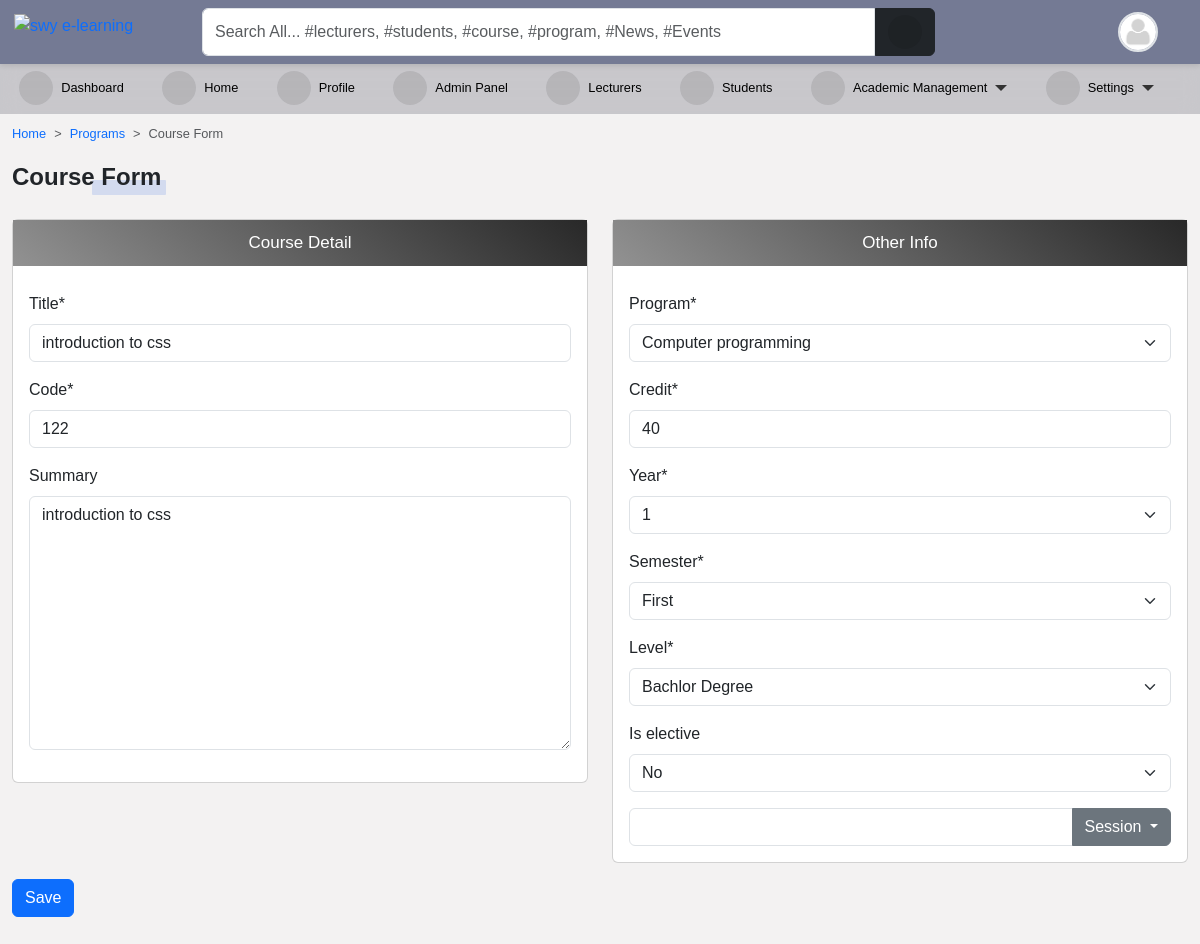
Screenshot of /programs/course/introduction-to-css/edit/ (signed in) with the database file from the repository.
### accounts/models.py (models this page shows, shortened)
class User(AbstractUser):
    is_student = models.BooleanField(default=False)
    is_lecturer = models.BooleanField(default=False)
    gender = models.CharField(max_length=1, choices=GENDERS, blank=True, null=True)
    phone = models.CharField(max_length=60, blank=True, null=True)
    address = models.CharField(max_length=60, blank=True, null=True)
    picture = models.ImageField(
        upload_to="profile_pictures/%y/%m/%d/", default="default.png", null=True
    )
    email = models.EmailField(blank=True, null=True)
    username_validator = ASCIIUsernameValidator()
    objects = CustomUserManager()
    class Meta:
        ordering = ("-date_joined",)
    @property
    def get_user_role(self):
        if self.is_superuser:
            role = "Admin"
        elif self.is_student:
            role = "Student"
        elif self.is_lecturer:
            role = "Lecturer"
        return role

### course/models.py (models this page shows, shortened)
class Course(models.Model):
    slug = models.SlugField(blank=True, unique=True)
    title = models.CharField(max_length=200, null=True)
    code = models.CharField(max_length=200, unique=True, null=True)
    credit = models.IntegerField(null=True, default=0)
    summary = models.TextField(max_length=200, blank=True, null=True)
    program = models.ForeignKey(Program, on_delete=models.CASCADE)
    level = models.CharField(max_length=25, choices=LEVEL, null=True)
    year = models.IntegerField(choices=YEARS, default=0)
    semester = models.CharField(choices=SEMESTER, max_length=200)
    is_elective = models.BooleanField(default=False, blank=True, null=True)
    objects = CourseManager()

### accounts/decorators.py (the view)
    def wrapper(request, *args, **kwargs):
        if test_func(request.user):
            return function(request, *args, **kwargs) if function else None
        else:
            return redirect(redirect_to)

### course/forms.py
class CourseAddForm(forms.ModelForm):
    class Meta:
        model = Course
        fields = "__all__"
    def __init__(self, *args, **kwargs):
        super().__init__(*args, **kwargs)
        self.fields["title"].widget.attrs.update({"class": "form-control"})
        self.fields["code"].widget.attrs.update({"class": "form-control"})
        self.fields["credit"].widget.attrs.update({"class": "form-control"})
        self.fields["summary"].widget.attrs.update({"class": "form-control"})
        self.fields["program"].widget.attrs.update({"class": "form-control"})
        self.fields["level"].widget.attrs.update({"class": "form-control"})
        self.fields["year"].widget.attrs.update({"class": "form-control"})
        self.fields["semester"].widget.attrs.update({"class": "form-control"})

### course/models.py (called while the page is built)
    def __str__(self):
        return self.title

### course/views.py (called while the page is built)
@login_required
@lecturer_required
def course_edit(request, slug):
    course = get_object_or_404(Course, slug=slug)
    if request.method == "POST":
        form = CourseAddForm(request.POST, instance=course)
        course_name = request.POST.get("title")
        course_code = request.POST.get("code")
        if form.is_valid():
            form.save()
            messages.success(
                request, (course_name + "(" + course_code + ")" + " has been updated.")
            )
            return redirect("program_detail", pk=request.POST.get("program"))
        else:
            messages.error(request, "Correct the error(s) below.")
    else:
        form = CourseAddForm(instance=course)
    return render(
        request,
        "course/course_add.html",
        {
            "title": "Edit Course",
            "form": form,
        },
    )

### templates/course/course_add.html (shortened to what this page needs)
{% extends 'base.html' %}
{% load crispy_forms_tags %}
{% load static %}
{% block content %}
<nav style="--bs-breadcrumb-divider: '>';" aria-label="breadcrumb">
    <ol class="breadcrumb">
        <li class="breadcrumb-item"><a href="/">Home</a></li>
        <li class="breadcrumb-item"><a href="{% url 'programs' %}">Programs</a></li>
        <li class="breadcrumb-item active" aria-current="page">Course Form</li>
    </ol>
</nav>
<div class="title-1">Course Form</div>
<br>
<br>
<form action="" method="POST">{% csrf_token %}
    <div class="row">
        <div class="col-md-6">
            <div class="card">
                <p class="form-title">Course Detail</p>
                <div class="p-3">
                    {{ form.title|as_crispy_field }}
                    {{ form.code|as_crispy_field }}
                    {{ form.summary|as_crispy_field }}
                </div>
            </div>
        </div>
        <div class="col-md-6">
            <div class="card">
                <p class="form-title">Other Info</p>
                <div class="p-3">
                    {{ form.program|as_crispy_field }}
                    {{ form.credit|as_crispy_field }}
                    {{ form.year|as_crispy_field }}
                    {{ form.semester|as_crispy_field }}
                    {{ form.level|as_crispy_field }}
                    {{ form.is_elective|as_crispy_field }}
                    <div class="input-group">
                        <input type="text" name="session" class="form-control" id="sessionInput" readonly>
                        <button class="btn btn-secondary dropdown-toggle" type="button" data-bs-toggle="dropdown" aria-expanded="false">
                            Session
                        </button>
                    </div>
                </div>
            </div>
        </div>
    </div>
    <input class="btn btn-primary mt-3" type="submit" value="Save">
</form>
{% endblock content %}

### templates/navbar.html (shortened to what this page needs)
{% load static %}
<div id="top-navbar" class="py-2 top-navbar">
	<div class="container">
		<a href="/" class="head-logo">
			<img src="{% static 'img/swy e-learning.jpg' %}" width="40px" alt="swy e-learning">
		</a>
		<div class="nav-wrapper">
			<form class="form-header" action="{% url 'query' %}" method="GET">
				<input id="primary-search" class="form-control rounded-end-0" type="text" name="q" value="{{ request.GET.q }}"
					placeholder="Search All... #lecturers, #students, #course, #program, #News, #Events" required />
				<button class="btn btn-dark rounded-start-0" type="submit">
					<i class="fas fa-search"></i>
				</button>
			</form>
			<div class="dropdown index">
				<div class="avatar border border-2" type="button" data-bs-toggle="dropdown" aria-expanded="false">
					<img src="{{ request.user.picture.url }}">
				</div>
			</div>
		</div>
	</div>
</div>

### static/scss/style1.css (style rules this page uses)
*, body { font-family: "Rubik", sans-serif; }
body { background-color: #f3f2f2; }
#top-navbar { position: fixed; top: 0; right: 0; -webkit-margin-start: -10px; z-index: 90; padding: 0; background: #747a94; box-shadow: 0px 2px 5px 0px rgba(0, 0, 0, 0.1); transition: 0.3s; margin: 0; }
#top-navbar .container { display: flex; background-color: transparent; position: relative; }
#top-navbar .nav-wrapper { display: flex; flex-wrap: wrap; justify-content: space-between; align-items: center; width: 100%; margin-left: 10rem; background-color: transparent; }
#top-navbar .nav-wrapper .form-header { display: flex; flex: 0.8; }
#top-navbar .nav-wrapper .form-header button { flex: 0.1; }
#top-navbar { left: 0; }
.avatar { width: 40px; height: 40px; border-radius: 50%; overflow: hidden; }
.avatar img { width: 100%; height: 100%; -o-object-fit: cover; object-fit: cover; }
a { color: var(--bs-primary); text-decoration: none; }
.title-1 { position: relative; display: inline-flex; align-items: center; font-family: inherit; text-transform: capitalize; font-weight: 700; font-size: 24px; border-radius: 0.2em; }
.title-1::before { content: ""; position: absolute; bottom: 0; right: -5px; width: 50%; height: 15px; z-index: -1; border-radius: 1px; background-color: rgba(83, 126, 226, 0.2); animation: lineAnim 1s ease-in forwards; }
.form-title { display: flex; align-items: center; justify-content: center; font-weight: 400; font-size: 17px; padding: 10px; background: linear-gradient(40deg, #929292, #282828); color: #ffffff; text-align: center; margin-bottom: 10px; }
.fas, .fa { font-size: 16px; display: inline-flex; align-items: center; justify-content: center; width: 34px; height: 34px; background-color: rgba(0, 0, 0, 0.093); border-radius: 50%; }

### templates/aside.html (style rules this page uses)
li { font-size: .8rem; }

### templates/navbar.html (style rules this page uses)
.head-logo { position: absolute; left: -1rem; top: 0.3rem; }

### rows the page displays
User: user.picture (placeholder picture)
Course: title "introduction to css", code "122", summary "introduction to css", program "Computer programming", credit "40", year "1", semester "First", level "Bachlor Degree", is_elective "No"
